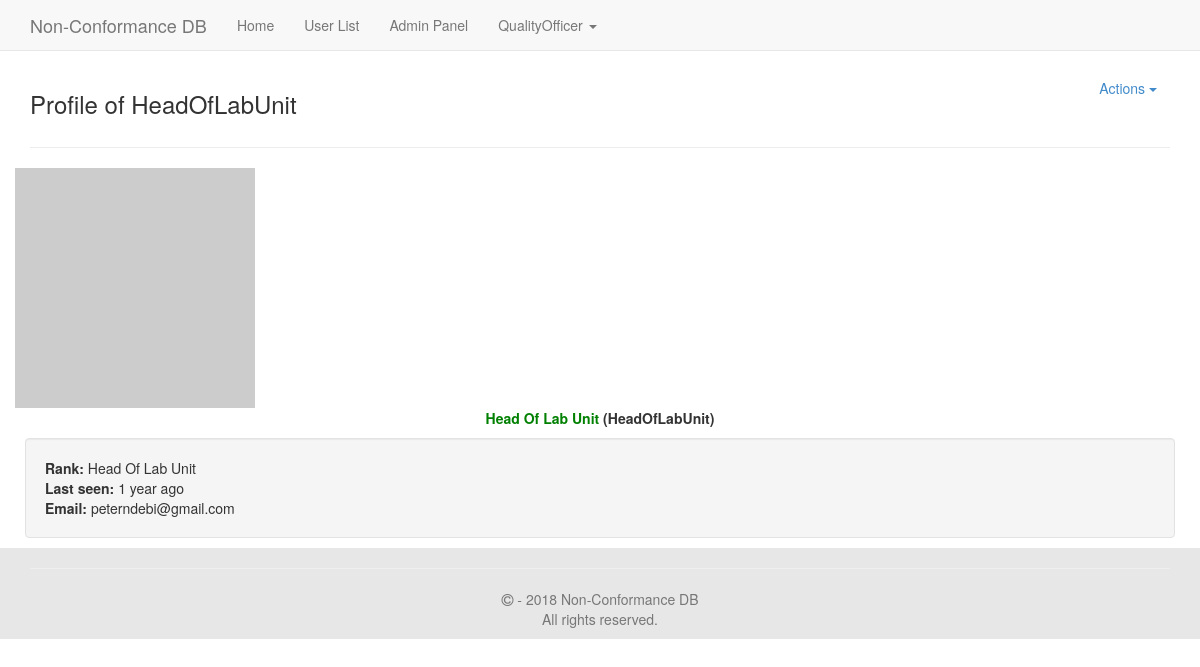
Page /profile.php?u=3 (signed in) on the committed database.
### tables this page shows
CREATE TABLE `mls_settings` (
  `settings_id` int(11) NOT NULL,
  `site_name` varchar(255) NOT NULL DEFAULT 'Demo Site',
  `url` varchar(300) NOT NULL,
  `admin_email` varchar(255) NOT NULL,
  `max_ban_period` int(11) NOT NULL DEFAULT '10',
  `register` int(11) NOT NULL DEFAULT '1',
  `email_validation` int(11) NOT NULL DEFAULT '0',
  `captcha` int(11) NOT NULL
);

CREATE TABLE `mls_users` (
  `userid` int(11) NOT NULL,
  `username` varchar(50) NOT NULL,
  `display_name` varchar(255) NOT NULL,
  `password` varchar(50) NOT NULL,
  `email` varchar(255) NOT NULL,
  `key` varchar(50) NOT NULL,
  `validated` varchar(100) NOT NULL,
  `groupid` int(11) NOT NULL DEFAULT '2',
  `lastactive` int(11) NOT NULL,
  `showavt` int(11) NOT NULL DEFAULT '1',
  `banned` int(11) NOT NULL,
  `regtime` int(11) NOT NULL,
  `department_id` varchar(100) NOT NULL
);

CREATE TABLE `mls_groups` (
  `groupid` int(11) NOT NULL,
  `name` varchar(255) NOT NULL,
  `type` int(11) NOT NULL,
  `priority` int(11) NOT NULL,
  `color` varchar(50) NOT NULL,
  `canban` int(11) NOT NULL,
  `canhideavt` int(11) NOT NULL,
  `canedit` int(11) NOT NULL
);

### inc/init.php (called while the page is built, shortened)
<?php
$set = new stdClass();
$page = new stdClass();
include "settings.php";
include MLS_ROOT."/lib/mysql.class.php";
include MLS_ROOT."/lib/users.class.php";
include MLS_ROOT."/lib/options.class.php";
$db = new SafeMySQL(array(
	'host' 	=> $set->db_host,
	'user'	=> $set->db_user,
	'pass'	=> $set->db_pass,
	'db'=> $set->db_name));
if(!($db_set = $db->getRow("SELECT * FROM `".MLS_PREFIX."settings` ORDER BY settings_id DESC LIMIT 1"))) {
	header("Location: install.php");
	exit;
}
$set = (object)array_merge((array)$set,(array)$db_set);
$presets = new presets;
$user = new User($db);
$options = new Options;

### inc/settings.php (called while the page is built, shortened)
<?php
$set->db_host = 'localhost';
$set->db_user = 'root';
$set->db_pass = 'root';
$set->db_name = 'monkey_incident_tracking';

### lib/mysql.class.php (called while the page is built, shortened)
<?php
class SafeMySQL
{
    private $conn;
    public $asObj;
    private $defaults = array(
        'host'      => 'localhost',
        'user'      => 'root',
        'pass'      => '',
        'db'        => 'test',
        'port'      => NULL,
        'socket'    => NULL,
        'pconnect'  => FALSE,
        'charset'   => 'utf8',
        'errmode'   => 'error',
        'exception' => 'Exception',
        'asObj'     => true,
    );
    function __construct($opt = array())
    {
        $opt = array_merge($this->defaults,$opt);
        $this->asObj = $opt['asObj'];
        @$this->conn = mysqli_connect($opt['host'], $opt['user'], $opt['pass'], $opt['db'], $opt['port'], $opt['socket']);
        mysqli_set_charset($this->conn, $opt['charset']) or $this->error(mysqli_error($this->conn));
    }
    public function ret($value)
    {
        if($this->asObj)
            return (object)$value;
        else
            return $value;
    }
    public function fetch($result,$mode=self::RESULT_ASSOC)
    {
        return mysqli_fetch_array($result, $mode);
    }
    public function getRow()
    {
        $query = $this->prepareQuery(func_get_args());
        if ($res = $this->rawQuery($query)) {
            $ret = $this->fetch($res);
            return $this->ret($ret);
        }
        return FALSE;
    }
    private function rawQuery($query)
    {
        $start = microtime(TRUE);
        $res   = mysqli_query($this->conn, $query);
        $timer = microtime(TRUE) - $start;
        return $res;
    }
    private function prepareQuery($args)
    {
        $query = '';
        $raw   = array_shift($args);
        $array = preg_split('~(\?[nsiuap])|(:[A-Za-z0-9]+)~u'," ".$raw,null,PREG_SPLIT_DELIM_CAPTURE);
        $anum  = count($args);
        $array = array_values(array_filter($array));
        preg_match("~:([A-Za-z0-9]+)~u", $raw, $match);
        $named = count($match);
        if($named)
            $vals = array_shift($args);
        else
            $vals = array();
        $pnum  = floor(count($array) / 2) - floor(count($vals)/2);
        foreach ($array as $i => $part)
        {
            if ( ($i % 2) == 0 )
            {
                $query .= $part;
                continue;
            }
            $value = array_shift($args);
            switch ($part)
            {
                case '?i':
                    $part = $this->escapeInt($value);
                    break;
            }
            $query .= $part;
        }
        return $query;
    }
    private function escapeInt($value)
    {
        return $value;
    }
}

### lib/options.class.php (called while the page is built, shortened)
<?php
class Options
{
	public function html($string) {
		return htmlentities($string, ENT_QUOTES);
	}
	public function tsince($time, $end_msg = 'ago') {
	    $time = abs(time() - $time);
	    $tokens = array (
	        31536000 => 'year',
	        2592000 => 'month',
	        604800 => 'week',
	        86400 => 'day',
	        3600 => 'hour',
	        60 => 'minute',
	        1 => 'second'
	    );
	    foreach ($tokens as $unit => $text) {
	        $numberOfUnits = floor($time / $unit);
	        return $numberOfUnits.' '.$text.(($numberOfUnits>1)?'s':'').' '. $end_msg;
	    }
	}
}

### profile.php (the view, shortened to what this page needs)
<?php
include 'inc/init.php';
if(!isset($_GET["u"]) || !($u = $db->getRow("SELECT * FROM `".MLS_PREFIX."users` WHERE `userid`= ?i", $_GET["u"]))){
	$page->error = "User doesn't exists or was deleted !";
	$u = new stdClass();
	$u->username = 'Guest';
}
$page->title = "Profile of ". $options->html($u->username);
include 'header1.php';
$show_actions = '';
if($user->group->canban && $user->hasPrivilege($u->userid) && ($user->data->userid != $u->userid))
	$show_actions .= "<li><a href='$set->url/mod.php?act=ban&id=$u->userid'><i class='icon-ban-circle'></i> ".($u->banned ? "Un" : "")."Ban ".$options->html($u->username)."</a></li>";
if($user->group->canhideavt && $user->hasPrivilege($u->userid))
	$show_actions .= "<li><a href='$set->url/mod.php?act=avt&id=$u->userid'><i class='icon-eye-close'></i> ".($u->showavt ? "Hide" : "Show")." avatar</a></li>";
if(($user->data->userid == $u->userid) || ($user->group->canedit && $user->hasPrivilege($u->userid)))
	$show_actions .= "<li><a href='$set->url/user.php?id=$u->userid'><i class='icon-pencil'></i> Edit profile</a></li>";
if($user->isAdmin() && $user->data->userid != $u->userid)
	$show_actions .="<li><a href='$set->url/mod.php?act=del&id=$u->userid'><i class='icon-trash'></i> Delete ".$options->html($u->username)."</li>";
$tooltip = '';
$extra_details = '';
$privacy  = $db->getRow("SELECT * FROM `".MLS_PREFIX."privacy` WHERE `userid` = ?i", $u->userid);
$group  = $db->getRow("SELECT * FROM `".MLS_PREFIX."groups` WHERE `groupid` = ?i", $u->groupid);
if($privacy->email == 1 || $user->isAdmin())
	$extra_details .= "<b>Email:</b> ". $options->html($u->email)."<br/>";
echo "<div class='container'>
	<h3 class='pull-left'>Profile of ".$options->html($u->username)."</h3>";
if($show_actions != '')
echo "<div class='btn-group pull-right'>
  		<a class='btn dropdown-toggle' data-toggle='dropdown' href='#'>
    		Actions
    		<span class='caret'></span>
  		</a>
  		<ul class='dropdown-menu'>
  			$show_actions
  		</ul>
  	</div>";
echo "
  	<div class='clearfix'></div>
	<hr>
	<div class='row'>
		<div class='span3'>
			<a href='http://gravatar.com'$tooltip>
				<img src='".$user->getAvatar($u->userid, 240)."' width='240' class='img-polaroid' alt='".$options->html($u->username)."'>
			</a>
			<div style='text-align:center;'><b>".$user->showName($u->userid)." (".$options->html($u->username).") </b></div>
		</div>
		<div class='span7 well' style='margin:10px;'>
			<b>Rank:</b> ".$options->html($group->name)."<br/>
			<b>Last seen:</b> ".$options->tsince($u->lastactive)."<br/>
			$extra_details
		</div>
	</div>
</div>";
include 'footer.php';

### header1.php (shortened to what this page needs)
<?php
    if($page->navbar == array())
        $page->navbar = $presets->GenerateNavbar();
?>
<!DOCTYPE html>
<html class="no-js" xmlns:display="http://www.w3.org/1999/xhtml">
    <head>
        <link rel="stylesheet" href="<?php echo $set->url; ?>/css/bootstrap.min.css">
        <link rel="stylesheet" href="css/font-awesome.min.css">
        <link rel="stylesheet" href="css/owl.carousel.css">
        <link rel="stylesheet" href="css/animate.css">
        <link rel="stylesheet" href="https://code.jquery.com/ui/1.12.1/themes/base/jquery-ui.css">
        <link rel="stylesheet" href="https://cdnjs.cloudflare.com/ajax/libs/metisMenu/2.7.0/metisMenu.min.css">
        <link rel="stylesheet" href="https://cdnjs.cloudflare.com/ajax/libs/bootstrap-table/1.11.1/bootstrap-table.min.css">
        <link rel="stylesheet" href="<?php echo $set->url; ?>/css/bootstrap-table.css">
        <link rel="stylesheet" href="<?php echo $set->url; ?>/css/main.css">
        <link rel="stylesheet" href="<?php echo $set->url; ?>/css/wizard.css">
        <link rel="stylesheet" href="<?php echo $set->url; ?>/js/datepicker/css/datepicker.css">
        <link rel="stylesheet" href="<?php echo $set->url; ?>/css/responsive.css">
    </head>
    <body>
        <div id="app">
            <nav class="navbar navbar-default navbar-static-top">
                <div class="container">
                    <div class="navbar-header">
                        <a class="navbar-brand" href="<?php echo $set->url?>">
                            <?php echo $set->site_name ?>
                        </a>
                    </div>
                    <div class="collapse navbar-collapse" id="app-navbar-collapse">
                        <ul class="nav navbar-nav">
                        <?php
                            if($user->islg())
                            {
                                foreach ($page->navbar as $key => $v)
                                {
                                    if ($v[0] == 'item')
                                    {
                                        echo "<li".($v[1]['class'] ? " class='".$v[1]['class']."'" : "").">
                                            <a href='".$v[1]['href']."'>".$v[1]['name']."</a></li>";
                                    } else if($v[0] == 'dropdown')
                                    {
                                        echo "
                                            <li class='dropdown".
                                            ($v['class'] ? " ".$v['class'] : "")."'".
                                            ($v['style'] ? " style='".$v['style']."'" : "").">
                                            <a href='#' class='dropdown-toggle' data-toggle='dropdown'>".$v['name']." <b class='caret'></b></a>
                                            <ul class='dropdown-menu'>";
                                        echo "</ul></li>";
                                    }
                                }
                            }
                            ?>
                        </ul>
                    </div>
                </div>
            </nav>
        </div>

### footer.php (shortened to what this page needs)
	<footer class="footer footer-static-bottom" style="color: black; background-color: #e7e7e7">
		<div class="container" style="text-align:center">
			<hr>
			<p class="text-muted"><span class="fa fa-copyright"></span> -
				<?php echo date('Y')." ". $set->site_name;?>
				<br> All rights reserved.
			</p>
		</div>
	</footer>
	</body>
</html>

### rows in the picture
mls_settings: site_name "Non-Conformance DB", name "Home"
mls_users: name "QualityOfficer"
mls_users: username "HeadOfLabUnit", lastactive "1 year ago", email "peterndebi@gmail.com"
mls_groups: name "Head Of Lab Unit"

### other values in the picture
$v[1]['name'] "User List"
$v[1]['name'] "Admin Panel"
$u->display_name "Head Of Lab Unit"
